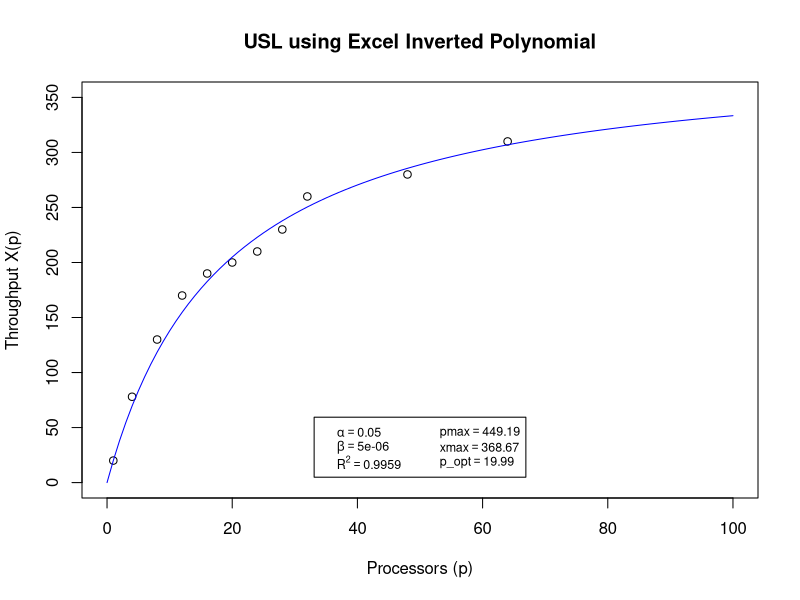

The R script that drew this image:
# Created by NJG on Tue Oct 23 17:06:01 2018
# Emulate USL polynomial fit in Excel per GCAP book p.80 ff

# SGI Origin running ray-tracing workload
df.numa.poly <- read.table(text="p	X
  1   20
  4   78
  8   130
  12  170
  16  190
  20  200
  24  210
  28  230
  32  260
  48  280
  64  310", 
  header=TRUE
)
print(df.numa.poly)

# Normalize data and check efficiency
df.numa.poly$Cp <- df.numa.poly$X / df.numa.poly$X[1]
df.numa.poly$Ep <- df.numa.poly$Cp / df.numa.poly$p
df.numa.poly$Ep.inv1 <- (1 / df.numa.poly$Ep) - 1 # must do this way
df.numa.poly$p.minus1 <- (df.numa.poly$p - 1) # must do this way
print(df.numa.poly)

# Inverse poly fit for USL model
usl.poly <- lm(Ep.inv1 ~ 0 + p.minus1 + I(p.minus1^2), data=df.numa.poly)
summary(usl.poly)

b <- coef(usl.poly)[1] # N coeff
a <- coef(usl.poly)[2] # N^2 coeff

# From GCAP book p.80
A <- (b - a)
B <- a 

pmax <- sqrt((1 - A) / B)
xmax <- df.numa.poly$X[1] * pmax / 
  (1 + A * (pmax - 1) + B * pmax * (pmax - 1))

plot(df.numa.poly$p, df.numa.poly$X, type="p",
     xlim=c(0, 100), ylim=c(0, 350),
     main="USL using Excel Inverted Polynomial",
     xlab="Processors (p)", ylab="Throughput X(p)"
     )

curve(df.numa.poly$X[1] * x / (1 + A * (x - 1) + B * x * (x - 1)), 
      from=0, to=100,
      add=TRUE, col="blue"
      )

legend("bottom", legend=eval(parse(text=sprintf(
   "expression(alpha == %.4f, beta == %.6f, R^2 == %.4f, pmax==%.2f, xmax==%.2f, p_opt==%.2f)",
   A, B, summary(usl.poly)$r.squared, pmax, xmax, 1 / A ))), 
   ncol=2, inset=0.05, cex=0.75
   )


